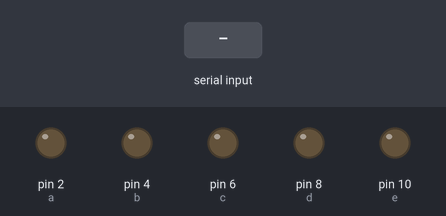
Bench run of a sketch on a simulated Arduino Uno, built with avr-gcc and run on an emulated ATmega328P. Shown: output pins drawn as LEDs (lit = HIGH). Inputs (shaded band) come from the test bench.

Above: at 1.2 s.
1.3 s: "a" received over Serial
At 1.9 s:
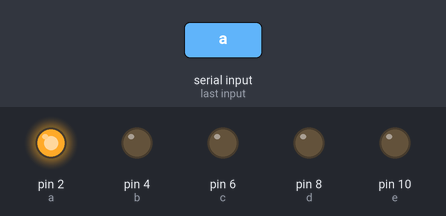
2.8 s: "b" received over Serial
At 4.0 s:
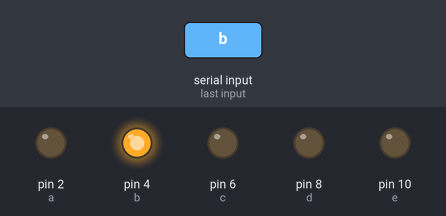
4.3 s: "c" received over Serial
At 5.3 s:
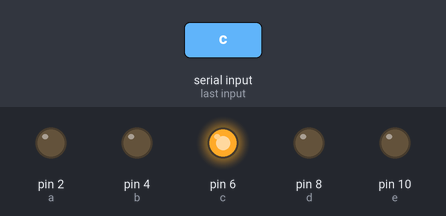
5.8 s: "d" received over Serial
At 6.5 s:
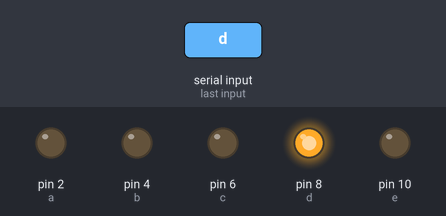
7.3 s: "e" received over Serial
At 7.6 s:
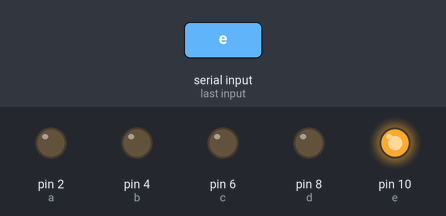
Timing chart, 0 to 9.8 s (numbered marks = the images above; inputs shaded):
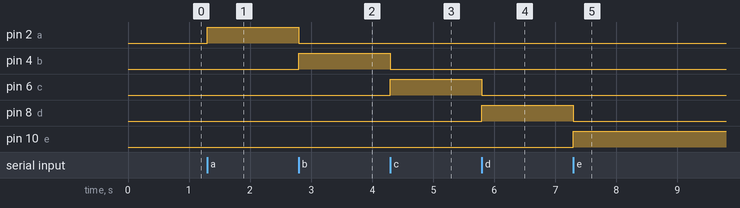

The sketch:

Ex.6_Read_form_serial.ino
```cpp
char a = 2;
char b = 4;
char c = 6;
char d = 8;
char e = 10;


void setup() {
  // put your setup code here, to run once:
  pinMode(a, OUTPUT);
  pinMode(b, OUTPUT);
  pinMode(c, OUTPUT);
  pinMode(d, OUTPUT);
  pinMode(e, OUTPUT);

  Serial.begin(115200);


}

void loop() {
  abcde(Serial.read());

}


void abcde (int let) {

  switch(let){
      case 97 :
        digitalWrite(a, HIGH);
        digitalWrite(b, LOW);
        digitalWrite(c, LOW);
        digitalWrite(d, LOW);
        digitalWrite(e, LOW);
      break;
      case 98 :
        digitalWrite(a, LOW);
        digitalWrite(b, HIGH);
        digitalWrite(c, LOW);
        digitalWrite(d, LOW);
        digitalWrite(e, LOW);
      break;
      case 99 :
        digitalWrite(a, LOW);
        digitalWrite(b, LOW);
        digitalWrite(c, HIGH);
        digitalWrite(d, LOW);
        digitalWrite(e, LOW);
      break;
      case 100 :
        digitalWrite(a, LOW);
        digitalWrite(b, LOW);
        digitalWrite(c, LOW);
        digitalWrite(d, HIGH);
        digitalWrite(e, LOW);
      break;
      case 101 :
        digitalWrite(a, LOW);
        digitalWrite(b, LOW);
        digitalWrite(c, LOW);
        digitalWrite(d, LOW);
        digitalWrite(e, HIGH);
      break;

      default:
      break;

    }


}
```

Measured:
- after the input at 1.3 s, pin 2 (a): LOW → HIGH at once
- after the input at 2.8 s, pin 2 (a): HIGH → LOW at once; pin 4 (b): LOW → HIGH at once
- after the input at 4.3 s, pin 4 (b): HIGH → LOW at once; pin 6 (c): LOW → HIGH at once
- after the input at 5.8 s, pin 6 (c): HIGH → LOW at once; pin 8 (d): LOW → HIGH at once
- after the input at 7.3 s, pin 8 (d): HIGH → LOW at once; pin 10 (e): LOW → HIGH at once
